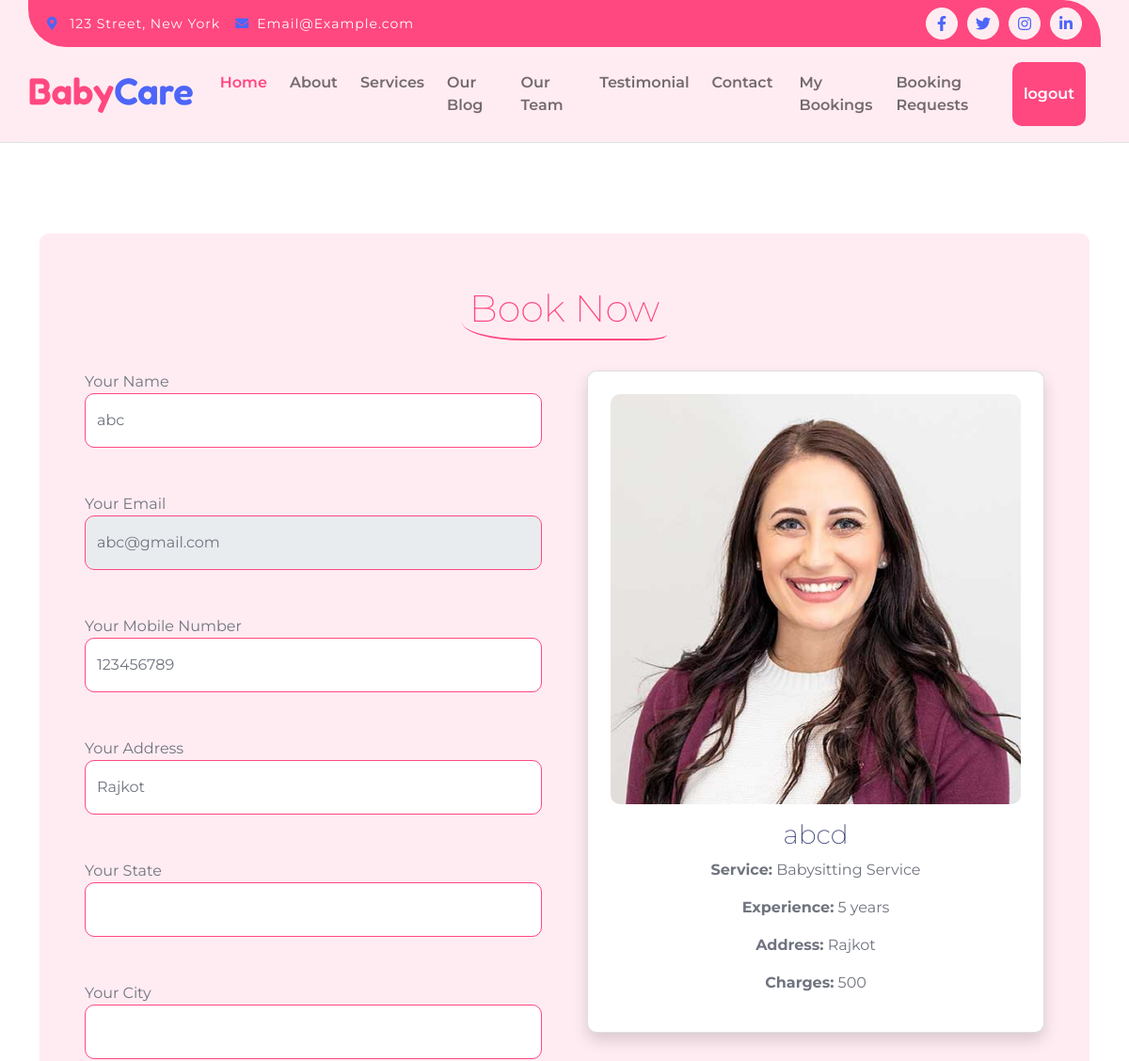
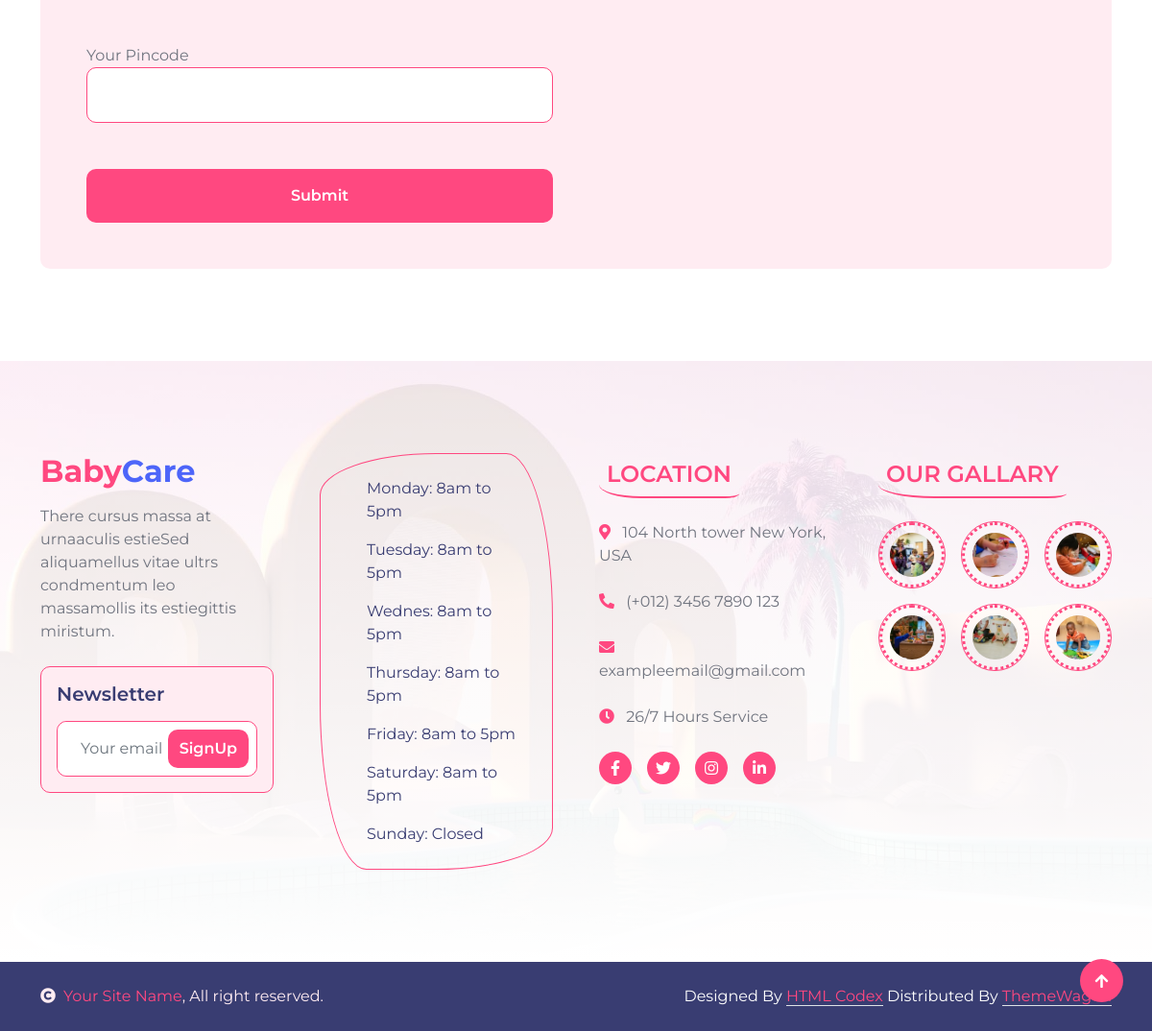
/book_pro/6/ (signed in), run on the app's committed database (2 pictures, top to bottom).
### app1/models.py (models this page shows, shortened)
class parent(models.Model):
    name =models.CharField(max_length=50)
    email=models.EmailField()
    password=models.CharField(max_length=50)
    address=models.TextField()
    par_mobile=models.IntegerField()
    no_child=models.IntegerField()
    child_age=models.IntegerField()

class service_provider(models.Model):
    name=models.CharField(max_length=50)
    pro_password=models.CharField(max_length=50, null=True)
    pro_email=models.CharField(null=True)
    pro_address=models.TextField(null=True)
    experience=models.IntegerField()
    age=models.IntegerField()
    photo=models.ImageField(upload_to='provider_images')
    service=models.ForeignKey(service,on_delete=models.CASCADE)
    pro_price=models.IntegerField()

class service(models.Model):
    title=models.CharField(max_length=50)
    description=models.TextField()
    img=models.ImageField(upload_to='service_images')

### app1/views.py (the view)
# urls.py: path('book_pro/<int:id>/',book_pro, name='book_pro'),
def book_pro(request,id):
     if 'login' in request.session:
        data=parent.objects.get(email=request.session['login'])
        provider = service_provider.objects.get(id=id)
        if request.method=="POST":
            obj=book()
            obj.parent=data
            obj.book_email=request.POST['email']
            obj.service_provider=provider
            obj.book_price=provider.pro_price
            obj.book_mobile=request.POST['number']
            obj.book_address=request.POST['address']
            obj.book_state=request.POST['state']
            obj.book_city=request.POST['city']
            obj.book_pincode=request.POST['pincode']
            obj.datetime = timezone.now()
            obj.save()
            messages.success(request, "Booking successful")
            return redirect('index')
        else:
            return render(request,'book.html',{'login':data, 'provider':provider})
     else:
         return redirect('login')

### app1/templates/book.html (shortened to what this page needs)
{% extends 'nav.html' %}
{% load static %}
{% block content %}
        <div class="container-fluid py-5">
            <div class="container py-5">
                <div class="p-5 bg-light rounded">
                    <div class="mx-auto text-center wow fadeIn" data-wow-delay="0.1s" style="max-width: 700px;">
                        <h1 class="text-primary mb-4 border-bottom border-primary border-2 d-inline-block p-2 title-border-radius">Book Now</h1>
                    </div>
                    <div class="row g-5">
                        <div class="col-lg-6 wow fadeIn" data-wow-delay="0.3s">
                            <form action="" method="post">
                                <label for="name">Your Name</label>
                                <input type="text" class="w-100 form-control py-3 mb-5 border-primary" value="{{login.name}}" name="nm">
                                <label for="email">Your Email</label>
                                <input type="email" class="w-100 form-control py-3 mb-5 border-primary" value="{{login.email}}" readonly name="email">
                                <label for="number">Your Mobile Number</label>
                                <input type="number" class="w-100 form-control py-3 mb-5 border-primary" value="{{login.par_mobile}}" name="number">
                                <label for="address">Your Address</label>
                                <input type="address" class="w-100 form-control py-3 mb-5 border-primary" value="{{login.address}}" name="address">
                               <label for="state">Your State</label>
                                <input type="text" class="w-100 form-control py-3 mb-5 border-primary" value="{{login.state}}" name="state">
                               <label for="city">Your City</label>
                                <input type="text" class="w-100 form-control py-3 mb-5 border-primary" value="{{login.city}}" name="city">
                               <label for="pincode">Your Pincode</label>
                                <input type="number" class="w-100 form-control py-3 mb-5 border-primary" value="{{login.pincode}}" name="pincode">
                                <button class="w-100 btn btn-primary form-control py-3 border-primary text-white bg-primary" type="submit">Submit</button>
                            </form>
                        </div>
                       <div class="col-lg-6 wow fadeIn" data-wow-delay="0.5s">
                            <div class="card p-4 shadow text-center">
                                <img src="{{ provider.photo.url }}" class="img-fluid rounded mb-3" >
                                    <h3>{{ provider.name }}</h3>
                                    <p><b>Service:</b> {{ provider.service.title }}</p>
                                    <p><b>Experience:</b> {{ provider.experience }} years</p>
                                    <p><b>Address:</b> {{ provider.pro_address }}</p>
                                    <p><b>Charges:</b> {{ provider.pro_price }}</p>
                            </div>
                        </div>
                    </div>
                </div>
            </div>
        </div>
{% endblock content%}

### app1/static/css/styles.css (style rules this page uses)
h1, h2, h3, .h1, .h2, .h3 { font-weight: 200; font-family: 'Montserrat', sans-serif; }
.wow, .animated { animation-duration: 2s !important; }
.btn { font-weight: 600; transition: .5s; }
.btn.btn-primary { border: 0; color: var(--bs-white); }
.title-border-radius { border-radius: 10% 30%; }

### data on the page
parent: nm "abc", email "abc@gmail.com", number "123456789", address "Rajkot"
service_provider: photo (picture), name "abcd", service "Babysitting Service", experience "5", pro_address "Rajkot", pro_price "500"
